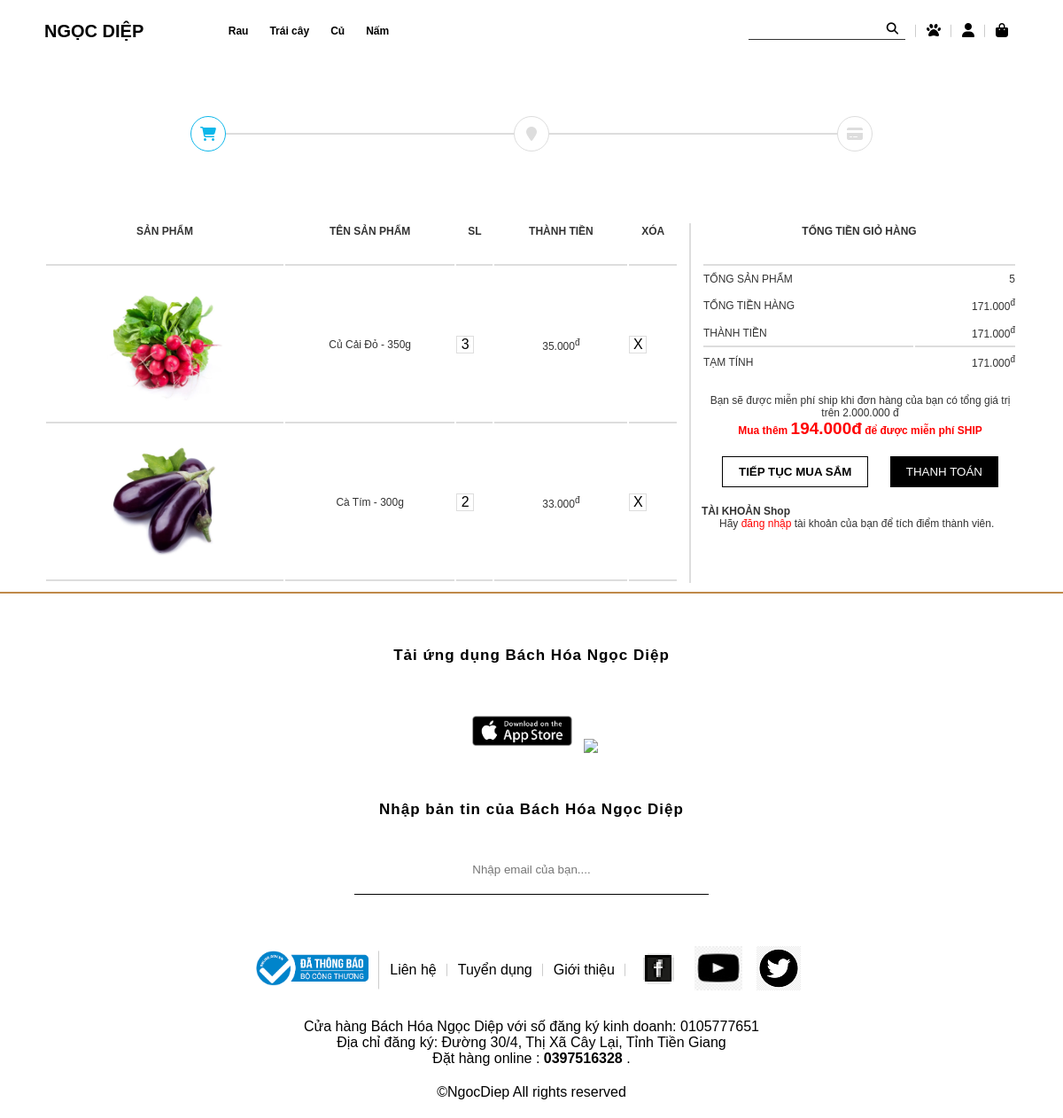
Page /bh_code/wed_index/cart.php on the committed database.
### tables this page shows
CREATE TABLE `tbl_cartegory` (
  `cartegory_id` int(11) NOT NULL,
  `cartegory_name` varchar(255) NOT NULL
);

CREATE TABLE `tbl_cart` (
  `cart_id` int(11) NOT NULL,
  `product_id` int(11) NOT NULL,
  `product_count` int(11) NOT NULL,
  `product_name` varchar(255) NOT NULL,
  `product_price` double NOT NULL,
  `product_img` varchar(255) NOT NULL
);

### bh_code/database.php (called while the page is built, shortened)
<?php
class Database{
	public $host = DB_HOST;
	public $user = DB_USER;
	public $pass = DB_PASS;
	public $dbname = DB_NAME;
	public $link;
    private function connectDB(){
    $this->link = new mysqli($this->host, $this->user, $this->pass, $this->dbname);
    }
    public function select($query){
        $result = $this->link->query($query) or
        die($this->link->error.__LINE__);
        if($result->num_rows > 0){
            return $result;
        } else {
            return false;
        }
    }
}
?>

### bh_code/wed_index/handle/giaodien_class.php (called while the page is built, shortened)
<?php
    include "../database.php";
?>
<?php
    class giaodien {
        private $db;
        public function __construct()
        {
            $this -> db = new Database();
        }
        public function show_cartegory(){
            $query = "SELECT * FROM tbl_cartegory ORDER BY cartegory_id ASC";
            $result = $this -> db -> select($query);
            return $result;
        }
        public function show_cart(){
            $query = "SELECT * FROM tbl_cart ORDER BY cart_id DESC";
            $result = $this -> db -> select($query);
            return $result;
        }
    }
?>

### bh_code/wed_index/cart.php (the view, shortened to what this page needs)
<?php
    include "header.php";
?>
 <section class="cart">
        <div class="container">
            <div class="cart-top-wrap">
                <div class="cart-top">
                    <div class="cart-top-cart cart-top-item">
                        <i class="fa fa-shopping-cart " aria-hidden="true"></i>
                    </div>
                    <div class="cart-top-marker cart-top-item">
                        <i class="fa fa-map-marker " aria-hidden="true"></i>
                    </div>
                    <div class="cart-top-card cart-top-item">
                        <i class="fa fa-credit-card " aria-hidden="true"></i>
                    </div>
                </div>
            </div>
        </div>
        <div class="container">
            <div class="cart-container  row">
                <div class="cart-container-left">
                    <table>
                        <tr>
                            <th id="">SẢN PHẨM</th>
                            <th id="">TÊN SẢN PHẨM</th>
                            <th id="">SL</th>
                            <th id="">THÀNH TIỀN</th>
                            <th id="">XÓA</th>
                        </tr>
                        <?php
                            $giaodien = new giaodien;
                            $show_cart = $giaodien -> show_cart();
                        ?>
                    <?php
                        if ($show_cart){ $i = 0;
                            while ($result =  $show_cart -> fetch_assoc()) { $i++;
                    ?>
                        <tr>
                            <td> <img src="../uploads/<?php echo $result['product_img'] ?>"> </td>
                            <td> <p><?php echo $result['product_name'] ?></p> </td>
                            <td> <span><?php echo $result['product_count'] ?> </span> </td>
                            <td>  <p><?php echo number_format($result['product_price'],0,',','.') ?><sup>đ</sup></p></td>
                            <td> <a href="delete_cart.php?cart_id=<?php echo $result['cart_id'] ?> "><span>X</span></a>  </td>
                        </tr>
                <?php
                        }
                    }
                ?>
                    </table>
                </div>
                <?php
                    $giaodien = new giaodien;
                    $show_cart = $giaodien -> show_cart();
                ?>
                <?php
                    if ($show_cart){$i=0;
                        $c = 0;
                        while($result = $show_cart -> fetch_assoc()){
                            $c = $c + $result['product_count'];
                            $a = $result['product_price']*$result['product_count'];
                            $i = $i + $a;
                        }
                    }
                ?>
                <div class="cart-container-right">
                    <table>
                        <tr>
                            <th id="" colspan="2">TỔNG TIỀN GIỎ HÀNG</th>
                        </tr>
                        <tr>
                            <td>TỔNG SẢN PHẨM</td>
                            <td><?php echo $c ?></td>
                        </tr>
                        <tr>
                            <td>TỔNG TIỀN HÀNG</td>
                            <td>  <p><?php echo number_format($i,0,',','.')?><sup>đ</sup></p> <td>
                        </tr>
                        <tr>
                            <td>THÀNH TIỀN</td>
                            <td><p><?php echo number_format($i,0,',','.')?><sup>đ</sup></p></td>
                        </tr>
                        <tr>
                            <td>TẠM TÍNH</td>
                            <td><p><?php echo number_format($i,0,',','.')?><sup>đ</sup></p></td>
                        </tr>
                    </table>
                    <div class="cart-container-right-text">
                        <p>Bạn sẽ được miễn phí ship khi đơn hàng của bạn có tổng giá trị trên 2.000.000 đ</p>
                        <p style="color: red; font-weight: bold;">Mua thêm <span style="font-size: 19px;">194.000đ</span> để được miễn phí SHIP</p>
                    </div>
                    <div class="cart-container-right-buttom">
                        <button> <a href="index.php">TIẾP TỤC MUA SẮM</a> </button>
                        <button> <a href="pay.php"> <span style="color : white">THANH TOÁN</span></a> </button>
                    </div>
                    <div class="cart-container-right-dangnhap">
                        <p>TÀI KHOẢN Shop</p>
                        <p>Hãy <a href="../login/dangnhap.php" style="color: red;">đăng nhập</a> tài khoản của bạn để tích điểm thành viên.</p>
                    </div>
                </div>
            </div>
        </div>
    </section>
    <hr>
    <section class="app-contenr">
        <p> Tải ứng dụng Bách Hóa Ngọc Diệp</p>
        <div class="app-google">
            <img src="../uploads/app-store.png">
            <img src="../uploads/gg-play.png">
        </div>
        <p> Nhập bản tin của Bách Hóa Ngọc Diệp</p>
        <input type="text" placeholder="Nhập email của bạn....">
    </section>
    <div class="footer-top">
        <li> <a href=""><img src="../uploads/thongbao.png"></a></li>
        <li> <a href="">Liên hệ</a></li>
        <li> <a href="">Tuyển dụng</a></li>
        <li> <a href="">Giới thiệu</a></li>
        <li>
            <a href=""><img src="../uploads/fb.png"></a>
            <a href=""><img src="../uploads/yt.jpg"></a>
            <a href=""><img src="../uploads/tw.png"></a>
        </li>
    </div>
    <div class="footer-center">
        <p>
           Cửa hàng Bách Hóa Ngọc Diệp với số đăng ký kinh doanh: 0105777651 <br>
            Địa chỉ đăng ký: Đường 30/4, Thị Xã Cây Lại, Tỉnh Tiền Giang<br>
            Đặt hàng online : <b>0397516328</b> .
        </p>
    </div>
    <div class="footer-bottom">
        ©NgocDiep All rights reserved
    </div>
</body>
</html>

### bh_code/wed_index/header.php (shortened to what this page needs)
<!DOCTYPE html>
<html lang="en">
<head>
    <link rel="stylesheet" href="index.css">
    <link rel="stylesheet" href="event.css">
    <link rel="stylesheet" href="font-awesome-4.7.0/css/font-awesome.min.css">
    <link rel="stylesheet" href="https://cdnjs.cloudflare.com/ajax/libs/font-awesome/6.1.1/css/all.min.css" />
</head>
<body>
    <?php
      include "handle/giaodien_class.php";
    ?>
    <header>
        <div class="logo">
            <a href="index.php">NGỌC DIỆP</a>
        </div>
        <div class="menu">
            <?php
                $giaodien = new giaodien;
                $show_cartegory = $giaodien -> show_cartegory();
            ?>
            <?php
                if ($show_cartegory){ $i = 0;
                    while ($result = $show_cartegory -> fetch_assoc()) { $i++;
            ?>
                <li id="<?php echo  $result['cartegory_id'] ?>"> <a href="cartegory.php?cartegory_id=<?php echo $result['cartegory_id'] ?>"> <?php echo  $result['cartegory_name'] ?></a>
                    <?php
                        $giaodien = new giaodien;
                        $cartegory_id = $result['cartegory_id'];
                        $show_bran = $giaodien -> show_bran($cartegory_id);
                    ?>
                    <?php
                        if ($show_bran){ $i = 0;
                            while ($result = $show_bran -> fetch_assoc()) { $i++;
                     ?>
                        <?php
                                }
                            }
                        ?>
                 </li>
            <?php
                    }
                }
            ?>
        </div>
        <form action="" method="GET">
            <div class="others">
                <li> <input type="text" name="seach"> <button><i class="fa fa-search"></i></button> </li>
                <li> <a href="event.php"> <i class="fa fa-paw" aria-hidden="true"></i> </a></li>
                <li> <a href="../login/dangnhap.php"><i class="fa fa-user" aria-hidden="true"></i></a></li>
                <li><a href="cart.php"><i class="fa fa-shopping-bag" aria-hidden="true"></i></a></li>
            </div>
        </form>
    </header>

### rows in the picture
tbl_cartegory: cartegory_name "Rau"
tbl_cartegory: cartegory_name "Trái cây"
tbl_cartegory: cartegory_name "Củ"
tbl_cartegory: cartegory_name "Nấm"
tbl_cart: product_img (picture), product_name "Củ Cải Đỏ - 350g", product_count "3", product_price "35.000"
tbl_cart: product_img (picture), product_name "Cà Tím - 300g", product_count "2", product_price "33.000"

### other values in the picture
$c "5"
$i "171.000"
